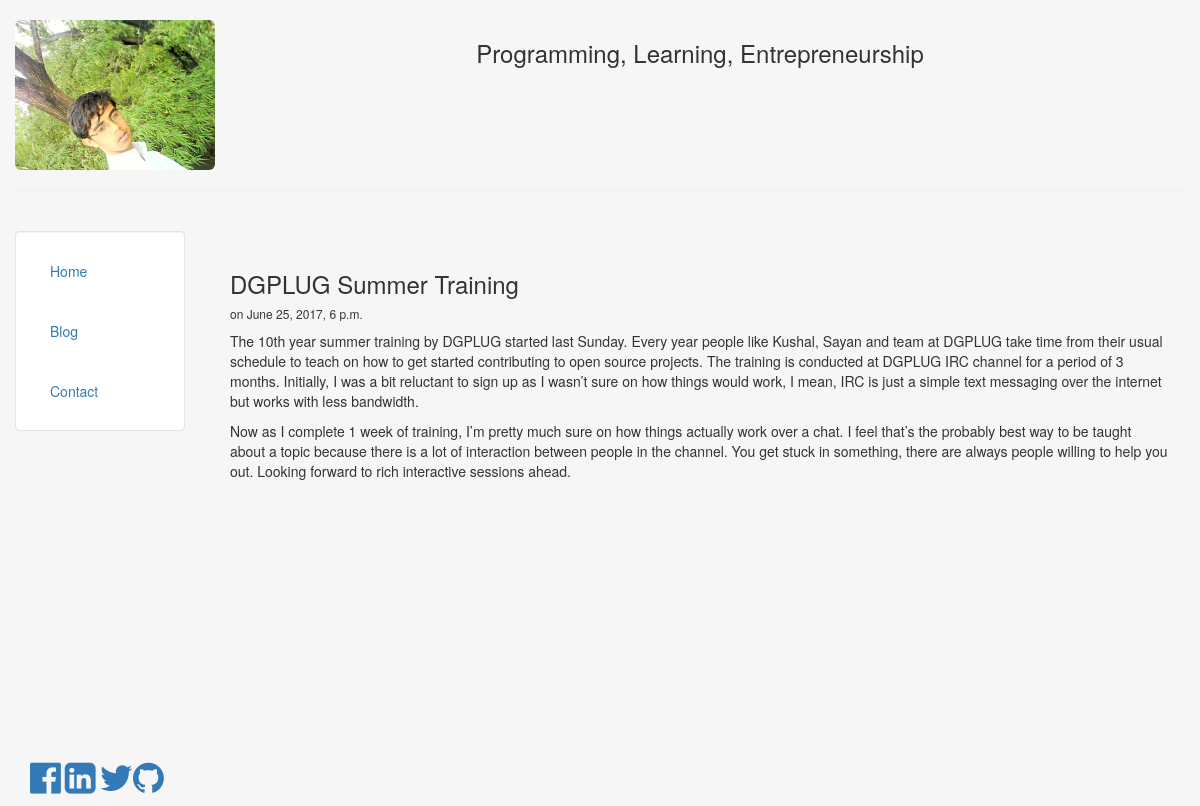
The page /blog/1 on the database its author committed.
### blog_app/models.py (models this page shows, shortened)
class Post(models.Model):
    title = models.CharField(max_length=140)
    body = models.TextField()
    date = models.DateTimeField()

### blog_app/templates/blog_app/post.html
{% extends 'personal/header.html' %}
{% block content %}
   <h3>{{ post.title }}</h3>
    <h6>on {{ post.date }}</h6>
    <p>{{ post.body|safe|linebreaks }}</p>
{%  endblock %}

### personal/templates/personal/header.html (shortened to what this page needs)
<!DOCTYPE html>
<html lang="en">
<head>
	{% load staticfiles %}
	<link rel="stylesheet" href="https://cdnjs.cloudflare.com/ajax/libs/font-awesome/4.7.0/css/font-awesome.min.css">
    <link rel="stylesheet" href="https://maxcdn.bootstrapcdn.com/bootstrap/3.3.6/css/bootstrap.min.css" type = "text/css"/>
</head>
<body class="body" style="background-color:#f6f6f6">
	<div class="container-fluid" style="min-height:95%; ">
		<div class="row">
			  <div class="col-sm-2">
				  <br>
				  <center>
					<img src="{% static 'personal/img/mohsin.jpg' %}" class="responsive-img img-rounded" style='max-height:150px' alt="face">
				  </center>
			  </div>
			  <div class="col-sm-10">
				  <br>
				  <center>
				  <h3>Programming, Learning, Entrepreneurship</h3>
				  </center>
			  </div>
		</div><hr>
		<div class="row">
		  <div class="col-sm-2">
		  <br>
			<div class="well bs-sidebar" id="sidebar" style="background-color:#fff">
			  <ul class="nav nav-pills nav-stacked">
				<li><a href='/'>Home</a></li><br>
				<li><a href='/blog/ '>Blog</a></li><br>
				<li><a href='/contact/'>Contact</a></li>
			  </ul>
			</div>
		  </div>
		  <div class="col-sm-10">
			<div class='container-fluid'>
			<br><br>
			   {% block content %}
			   {% endblock %}
			</div>
		  </div>
		</div>
	</div>
	<footer>
		<div class="container-fluid" style='margin-left:15px'>
			<p><a href="https://www.facebook.com/mohsin.mumtaz.338" target="blank"><i class="fa fa-facebook-official" style="font-size:36px"></i></a> <a href="https://www.linkedin.com/in/mohsin-mumtaz-680915ab" target="blank"><i class="fa fa-linkedin-square" style="font-size:36px"></i></a>  <a href="https://twitter.com/Mohmum21" target="blank"><i class="fa fa-twitter" style="font-size:36px"></i></a><a href="https://github.com/mohmum/" target="_blank"><i class="fa fa-github" style="font-size:36px"></i></a></p>
		</div>
	</footer>
</body>
</html>

### personal/templates/personal/header.html (style rules this page uses)
html, body { height:100% }

### rows shown on the page
Post: title "DGPLUG Summer Training", date "June 25, 2017, 6 p.m.", body "The 10th year summer training by DGPLUG started last Sunday. Every year people like Kushal, Sayan and team at DGPLUG take time from their usual schedule to teach on how to get started contributing to open source projects. The training is conducted at DGPLUG IRC channel for a period of 3 months. Initially, I was a bit reluctant to sign up as I wasn’t sure on how things would work, I mean, IRC is just a simple text messaging over the internet but works with less bandwidth. Now as I complete 1 week of training, I’m pretty much sure on how things actually work over a chat. I feel that’s the probably best way to be taught about a topic because there is a lot of interaction between people in the…"
